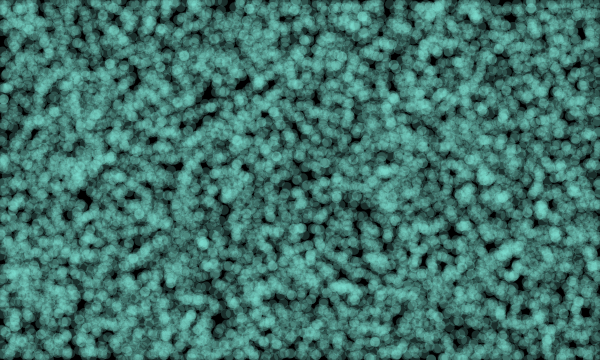
Frame 1 (no input)
Frame 60 (no input): identical to frame 1, image omitted
Frame 120 (the mouse pressed at the canvas centre since frame 60): identical to frame 1, image omitted

The p5.js sketch that drew this single still picture (run headless with seeded random() and noise() and a simulated clock; from frame 60 on, the mouse is pressed at the canvas centre):

// p5.js sketch
// ── sketch.js
function setup() {
  createCanvas(600, 360);
  background(0);
  for (var i = 0; i < 10000; i++){
    var x = random(width);
    var y = random(height);
    var r = 5
    fill(134, 235, 221, 50);
    noStroke();
    ellipse(x, y, r*2, r*2); //diameters
  }
}

function draw() {

}
